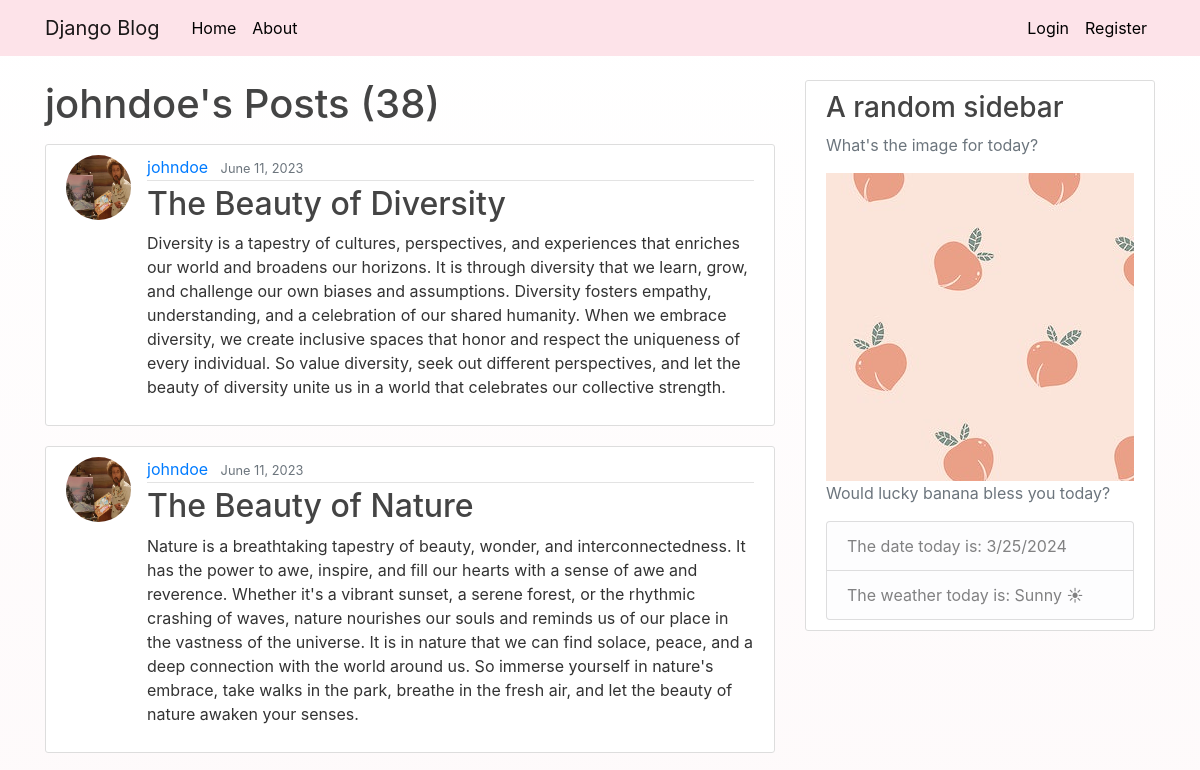
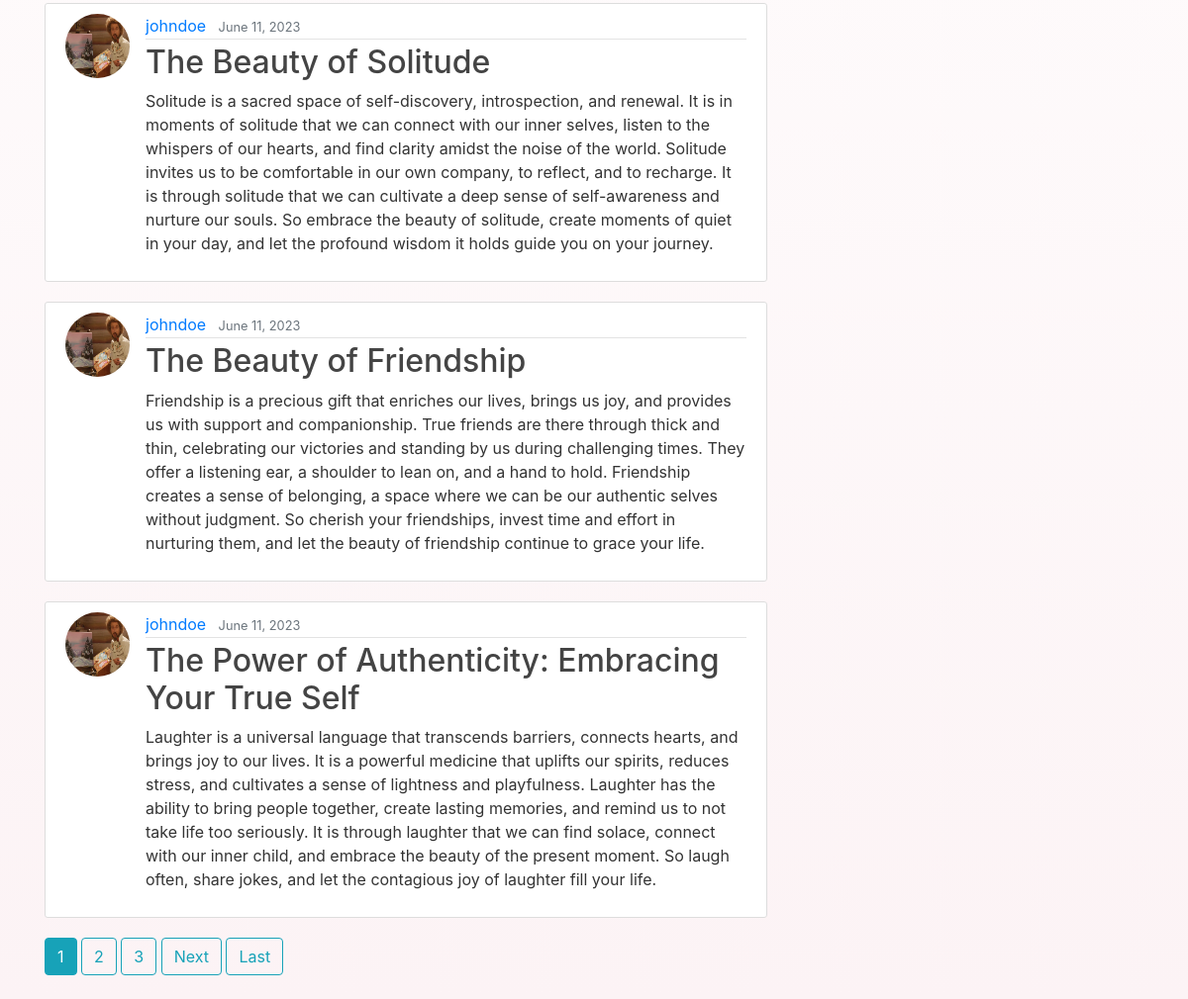
Screenshot of /user/johndoe with the database file from the repository (2 pictures, top to bottom).
### blog/models.py (models this page shows, shortened)
class Post(models.Model):
    title = models.CharField(max_length=100)
    content = models.TextField()
    date_posted = models.DateTimeField(default=timezone.now)
    author = models.ForeignKey(User, on_delete=models.CASCADE)

### users/models.py (models this page shows, shortened)
class Profile(models.Model):
    user = models.OneToOneField(User, on_delete=models.CASCADE)
    image = models.ImageField(default='default.jpg', upload_to='profile_pics')
    birthday = models.DateField(default='2000-01-01')

### blog/views.py (the view)
# urls.py: path('user/<username>', UserPostListView.as_view(), name='user-posts'),
class UserPostListView(ListView):
    model = Post
    template_name = 'blog/user_posts.html'
    context_object_name = 'posts'
    paginate_by = 5;
    def get_queryset(self):
        user = get_object_or_404(User, username=self.kwargs.get('username'))
        return Post.objects.filter(author=user).order_by('-date_posted')

### blog/templates/blog/user_posts.html (shortened to what this page needs)
{% extends "blog/base.html" %}
{% block content %}
<h1 class="mb-3">{{view.kwargs.username}}'s Posts ({{ page_obj.paginator.count }})</h1>
{% for post in posts %}
<article class="media content-section">
    <img class="rounded-circle article-img" src="{{ post.author.profile.image.url }}">
    <div class="media-body">
        <div class="article-metadata">
            <a class="mr-2" href="{%url 'user-posts' post.author.username %}">{{ post.author }}</a>
            <small class="text-muted">{{ post.date_posted|date:'F d, Y' }}</small>
        </div>
        <h2><a class="article-title" href="{% url 'post-detail' post.id %}">{{ post.title }}</a></h2>
        <p class="article-content">{{ post.content }}</p>
    </div>
</article>
{% endfor %}
{% if is_paginated %}
{% for num in page_obj.paginator.page_range %}
{% if page_obj.number == num %}
<a class="btn btn-info mb-4" href="?page={{num}}">{{num}}</a>
{%elif num > page_obj.number|add:'-3' and num < page_obj.number|add:'3'%} <a class="btn btn-outline-info mb-4"
    href="?page={{num}}">{{num}}</a>
    {%endif%}
    {%endfor%}
    {%if page_obj.has_next %}
    <a class="btn btn-outline-info mb-4" href="?page=.next_page_number"> Next</a>
    <a class="btn btn-outline-info mb-4" href="?page={{page_obj.paginator.num_pages}}"> Last</a>
    {% endif%}
    {%endif%}
    {% endblock content %}

### blog/static/blog/main.css (style rules this page uses)
body { background-image: linear-gradient(to bottom, white, #fcf3f5); background-repeat: no-repeat; background-attachment: fixed; background-size: cover; color: #333333; margin-top: 5rem; }
h1, h2, h3, h4, h5, h6 { color: #444444; }
.content-section { background: #ffffff; padding: 10px 20px; border: 1px solid #dddddd; border-radius: 3px; margin-bottom: 20px; }
.article-title { color: #444444; }
.article-content { white-space: pre-line; }
.article-img { height: 65px; width: 65px; margin-right: 16px; }
.article-metadata { padding-bottom: 1px; margin-bottom: 4px; border-bottom: 1px solid #e3e3e3 }

### rows the page displays
Post: author.profile.image (picture), author "johndoe", date_posted "June 11, 2023", title "The Beauty of Diversity", content "Diversity is a tapestry of cultures, perspectives, and experiences that enriches our world and broadens our horizons. It is through diversity that we learn, grow, and challenge our own biases and assumptions. Diversity fosters empathy, understanding, and a celebration of our shared humanity. When we embrace diversity, we create inclusive spaces that honor and respect the uniqueness of every individual. So value diversity, seek out different perspectives, and let the beauty of diversity unite us in a world that celebrates our collective strength."
Post: author.profile.image (picture), author "johndoe", date_posted "June 11, 2023", title "The Beauty of Nature", content "Nature is a breathtaking tapestry of beauty, wonder, and interconnectedness. It has the power to awe, inspire, and fill our hearts with a sense of awe and reverence. Whether it's a vibrant sunset, a serene forest, or the rhythmic crashing of waves, nature nourishes our souls and reminds us of our place in the vastness of the universe. It is in nature that we can find solace, peace, and a deep connection with the world around us. So immerse yourself in nature's embrace, take walks in the park, breathe in the fresh air, and let the beauty of nature awaken your senses."
Post: author.profile.image (picture), author "johndoe", date_posted "June 11, 2023", title "The Beauty of Solitude", content "Solitude is a sacred space of self-discovery, introspection, and renewal. It is in moments of solitude that we can connect with our inner selves, listen to the whispers of our hearts, and find clarity amidst the noise of the world. Solitude invites us to be comfortable in our own company, to reflect, and to recharge. It is through solitude that we can cultivate a deep sense of self-awareness and nurture our souls. So embrace the beauty of solitude, create moments of quiet in your day, and let the profound wisdom it holds guide you on your journey."
Post: author.profile.image (picture), author "johndoe", date_posted "June 11, 2023", title "The Beauty of Friendship", content "Friendship is a precious gift that enriches our lives, brings us joy, and provides us with support and companionship. True friends are there through thick and thin, celebrating our victories and standing by us during challenging times. They offer a listening ear, a shoulder to lean on, and a hand to hold. Friendship creates a sense of belonging, a space where we can be our authentic selves without judgment. So cherish your friendships, invest time and effort in nurturing them, and let the beauty of friendship continue to grace your life."
Post: author.profile.image (picture), author "johndoe", date_posted "June 11, 2023", title "The Power of Authenticity: Embracing Your True Self", content "Laughter is a universal language that transcends barriers, connects hearts, and brings joy to our lives. It is a powerful medicine that uplifts our spirits, reduces stress, and cultivates a sense of lightness and playfulness. Laughter has the ability to bring people together, create lasting memories, and remind us to not take life too seriously. It is through laughter that we can find solace, connect with our inner child, and embrace the beauty of the present moment. So laugh often, share jokes, and let the contagious joy of laughter fill your life."

### other values shown
{{ view.kwargs.username }} "johndoe"
{{ page_obj.paginator.count }} "38"
{{ num }} "1"
{{ num }} "2" "3"
